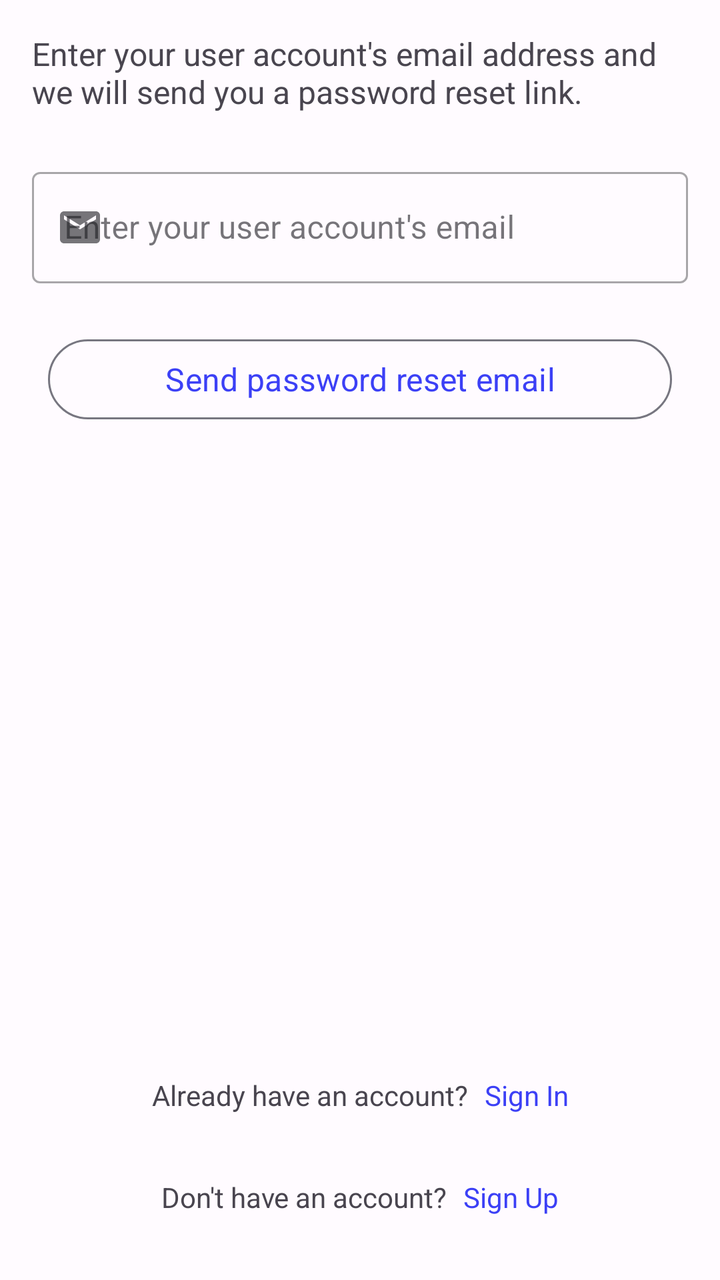
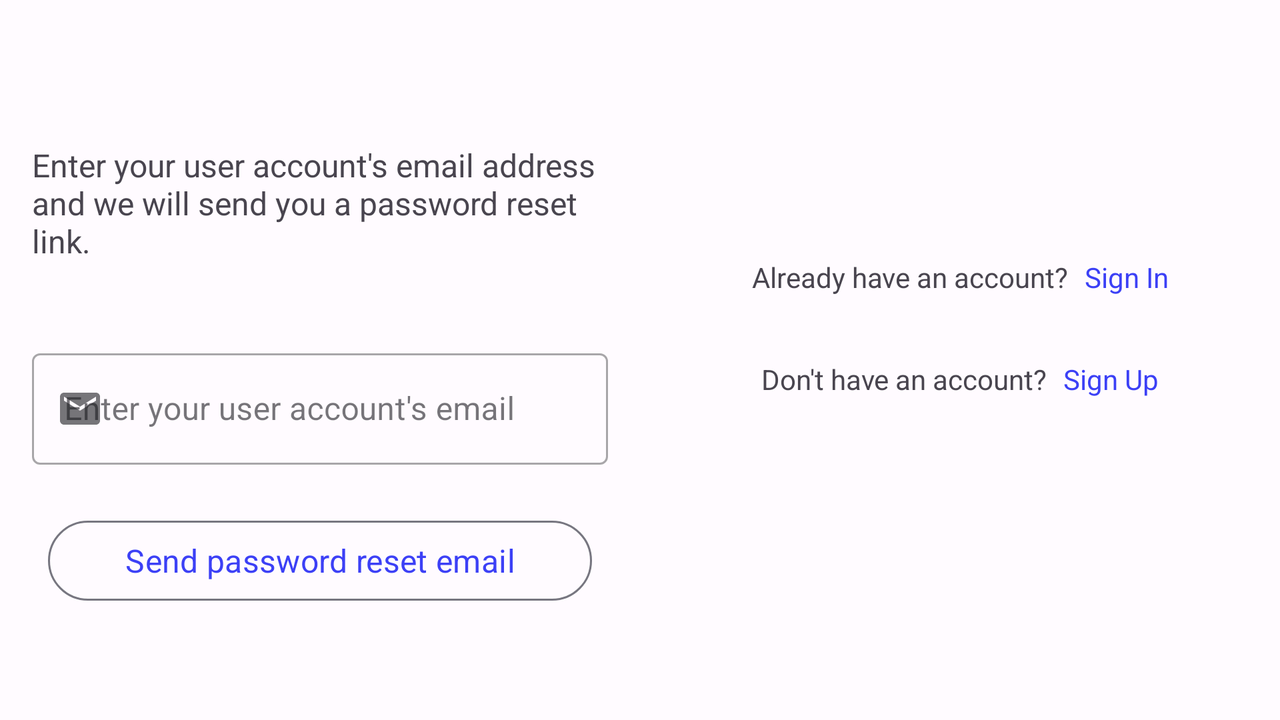

Two renders of one Android screen. The first uses the default layout on a phone; the second uses the alternative layout the repository ships for a different screen configuration, on a matching device. The two XML files are below.
<!-- AndroidManifest.xml: application theme Theme.ApolloAndroid -->
<!-- res/layout/fragment_forgot_password.xml -->
<?xml version="1.0" encoding="utf-8"?>
<layout
    xmlns:android="http://schemas.android.com/apk/res/android"
    xmlns:app="http://schemas.android.com/apk/res-auto"
    xmlns:tools="http://schemas.android.com/tools"
    tools:context=".ui_layer.forgotpassword.ForgotPasswordFragment">

    <data>
        <variable
            name="viewModel"
            type="com.zam.apolloandroid.ui_layer.forgotpassword.ForgotPasswordViewModel" />
    </data>

    <androidx.constraintlayout.widget.ConstraintLayout
        android:layout_width="match_parent"
        android:layout_height="match_parent">

        <TextView
            android:id="@+id/tv_reset_password"
            android:layout_width="match_parent"
            android:layout_height="wrap_content"
            android:layout_margin="@dimen/margin_double"
            android:text="@string/password_reset"
            android:textSize="16sp"
            app:layout_constraintBottom_toTopOf="@+id/til_reset_password"
            app:layout_constraintTop_toTopOf="parent" />

        <com.google.android.material.textfield.TextInputLayout
            android:id="@+id/til_reset_password"
            style="@style/Widget.MaterialComponents.TextInputLayout.OutlinedBox"
            android:layout_width="match_parent"
            android:layout_height="wrap_content"
            android:layout_marginHorizontal="@dimen/margin_double"
            android:layout_marginTop="@dimen/margin_triple"
            android:hint="@string/enter_your_email"
            app:layout_constraintTop_toBottomOf="@+id/tv_reset_password"
            app:startIconDrawable="@drawable/ic_email">

            <com.google.android.material.textfield.TextInputEditText
                android:id="@+id/et_reset_password"
                android:layout_width="match_parent"
                android:layout_height="match_parent"
                android:inputType="textEmailAddress"
                android:textCursorDrawable="@null" />

        </com.google.android.material.textfield.TextInputLayout>

        <com.google.android.material.button.MaterialButton
            android:id="@+id/b_password_reset"
            style="?attr/materialButtonOutlinedStyle"
            android:layout_width="match_parent"
            android:layout_height="wrap_content"
            android:layout_marginHorizontal="@dimen/margin_triple"
            android:layout_marginTop="@dimen/margin_triple"
            android:layout_weight="1"
            android:onClick="@{ () -> viewModel.sendPasswordReset(etResetPassword.getText().toString()) }"
            android:shadowRadius="20"
            android:text="@string/spre"
            android:textSize="16sp"
            android:typeface="sans"
            app:cornerRadius="20dp"
            app:layout_constraintTop_toBottomOf="@+id/til_reset_password"/>

        <TextView
            android:id="@+id/tv_si_fpf_x"
            android:layout_width="wrap_content"
            android:layout_height="wrap_content"
            android:layout_marginBottom="@dimen/margin_quadruple"
            android:text="@string/action_si"
            app:layout_constraintBottom_toTopOf="@+id/tv_su_fpf_x"
            app:layout_constraintEnd_toStartOf="@+id/tv_si_fpf"
            app:layout_constraintHorizontal_chainStyle="packed"
            app:layout_constraintStart_toStartOf="parent" />

        <TextView
            android:id="@+id/tv_si_fpf"
            android:layout_width="wrap_content"
            android:layout_height="wrap_content"
            android:layout_marginStart="@dimen/margin_single"
            android:layout_marginBottom="@dimen/margin_quadruple"
            android:onClick="@{ () -> viewModel.signIn() }"
            android:text="@string/sign_in"
            android:textColor="?attr/colorPrimary"
            app:layout_constraintBottom_toTopOf="@+id/tv_su_fpf"
            app:layout_constraintEnd_toEndOf="parent"
            app:layout_constraintStart_toEndOf="@+id/tv_si_fpf_x" />

        <TextView
            android:id="@+id/tv_su_fpf_x"
            android:layout_width="wrap_content"
            android:layout_height="wrap_content"
            android:layout_marginBottom="@dimen/margin_quadruple"
            android:text="@string/action_su"
            app:layout_constraintBottom_toBottomOf="parent"
            app:layout_constraintEnd_toStartOf="@+id/tv_su_fpf"
            app:layout_constraintHorizontal_chainStyle="packed"
            app:layout_constraintStart_toStartOf="parent" />

        <TextView
            android:id="@+id/tv_su_fpf"
            android:layout_width="wrap_content"
            android:layout_height="wrap_content"
            android:layout_marginStart="@dimen/margin_single"
            android:layout_marginBottom="@dimen/margin_quadruple"
            android:onClick="@{ () -> viewModel.signUp()}"
            android:text="@string/sign_up"
            android:textColor="?attr/colorPrimary"
            app:layout_constraintBottom_toBottomOf="parent"
            app:layout_constraintEnd_toEndOf="parent"
            app:layout_constraintStart_toEndOf="@+id/tv_su_fpf_x" />

    </androidx.constraintlayout.widget.ConstraintLayout>

</layout>
<!-- resources referenced by this layout -->
<resources>
  <dimen name="margin_double">16dp</dimen>
  <dimen name="margin_quadruple">32dp</dimen>
  <dimen name="margin_single">8dp</dimen>
  <dimen name="margin_triple">24dp</dimen>
  <!-- drawable ic_email (drawable) -->
  <vector android:height="24dp" android:tint="#000000"
      android:viewportHeight="24" android:viewportWidth="24"
      android:width="24dp" xmlns:android="http://schemas.android.com/apk/res/android">
      <path android:fillColor="@android:color/white" android:pathData="M20,4L4,4c-1.1,0 -1.99,0.9 -1.99,2L2,18c0,1.1 0.9,2 2,2h16c1.1,0 2,-0.9 2,-2L22,6c0,-1.1 -0.9,-2 -2,-2zM20,8l-8,5 -8,-5L4,6l8,5 8,-5v2z"/>
  </vector>
  <string name="action_si">Already have an account?</string>
  <string name="action_su">Don\'t have an account?</string>
  <string name="enter_your_email">Enter your user account\'s email</string>
  <string name="password_reset">Enter your user account\'s email address and we will send you a password reset link.</string>
  <string name="sign_in">Sign In</string>
  <string name="sign_up">Sign Up</string>
  <string name="spre">Send password reset email</string>
  <color name="md_theme_light_primary">#3C40F6</color>
  <color name="md_theme_light_onPrimary">#FFFFFF</color>
  <color name="md_theme_light_primaryContainer">#E1E0FF</color>
  <color name="md_theme_light_onPrimaryContainer">#03006D</color>
  <color name="md_theme_light_secondary">#3C40F6</color>
  <color name="md_theme_light_onSecondary">#FFFFFF</color>
  <color name="md_theme_light_secondaryContainer">#E1E0FF</color>
  <color name="md_theme_light_onSecondaryContainer">#03006D</color>
  <color name="md_theme_light_tertiary">#3C40F6</color>
  <color name="md_theme_light_onTertiary">#FFFFFF</color>
  <color name="md_theme_light_tertiaryContainer">#E1E0FF</color>
  <color name="md_theme_light_onTertiaryContainer">#03006D</color>
  <color name="md_theme_light_error">#BA1A1A</color>
  <color name="md_theme_light_errorContainer">#FFDAD6</color>
  <color name="md_theme_light_onError">#FFFFFF</color>
  <color name="md_theme_light_onErrorContainer">#410002</color>
  <color name="md_theme_light_background">#FFFBFF</color>
  <color name="md_theme_light_onBackground">#1B1B1F</color>
  <color name="md_theme_light_surface">#FFFBFF</color>
  <color name="md_theme_light_onSurface">#1B1B1F</color>
  <color name="md_theme_light_surfaceVariant">#E4E1EC</color>
  <color name="md_theme_light_onSurfaceVariant">#46464F</color>
  <color name="md_theme_light_outline">#777680</color>
  <color name="md_theme_light_inverseOnSurface">#F3EFF4</color>
  <color name="md_theme_light_inverseSurface">#313034</color>
  <color name="md_theme_light_inversePrimary">#BFC1FF</color>
</resources>
<!-- res/layout-land/fragment_forgot_password.xml (the repository's variant of the layout above) -->
<!-- drawn on the phone turned sideways -->
<?xml version="1.0" encoding="utf-8"?>
<layout
    xmlns:android="http://schemas.android.com/apk/res/android"
    xmlns:app="http://schemas.android.com/apk/res-auto"
    xmlns:tools="http://schemas.android.com/tools"
    tools:context=".ui_layer.forgotpassword.ForgotPasswordFragment">

    <data>
        <variable
            name="viewModel"
            type="com.zam.apolloandroid.ui_layer.forgotpassword.ForgotPasswordViewModel" />
    </data>

    <LinearLayout
        android:layout_width="match_parent"
        android:layout_height="match_parent"
        android:orientation="horizontal">

        <androidx.constraintlayout.widget.ConstraintLayout
            android:layout_width="0dp"
            android:layout_height="match_parent"
            android:layout_weight="1">

            <TextView
                android:id="@+id/tv_reset_password"
                android:layout_width="match_parent"
                android:layout_height="wrap_content"
                android:layout_margin="@dimen/margin_double"
                android:text="@string/password_reset"
                android:textSize="16sp"
                app:layout_constraintBottom_toTopOf="@+id/til_reset_password"
                app:layout_constraintTop_toTopOf="parent"
                app:layout_constraintVertical_chainStyle="packed"/>

            <com.google.android.material.textfield.TextInputLayout
                android:id="@+id/til_reset_password"
                style="@style/Widget.MaterialComponents.TextInputLayout.OutlinedBox"
                android:layout_width="match_parent"
                android:layout_height="wrap_content"
                android:layout_marginHorizontal="@dimen/margin_double"
                android:layout_marginTop="@dimen/margin_triple"
                android:hint="@string/enter_your_email"
                app:layout_constraintBottom_toTopOf="@+id/btn_password_reset"
                app:layout_constraintTop_toBottomOf="@+id/tv_reset_password"
                app:startIconDrawable="@drawable/ic_email">

                <com.google.android.material.textfield.TextInputEditText
                    android:id="@+id/et_reset_password"
                    android:layout_width="match_parent"
                    android:layout_height="match_parent"
                    android:inputType="textEmailAddress"
                    android:textCursorDrawable="@null" />

            </com.google.android.material.textfield.TextInputLayout>

            <com.google.android.material.button.MaterialButton
                android:id="@+id/btn_password_reset"
                style="?attr/materialButtonOutlinedStyle"
                android:layout_width="match_parent"
                android:layout_height="wrap_content"
                android:layout_marginHorizontal="@dimen/margin_triple"
                android:layout_marginTop="@dimen/margin_triple"
                android:layout_weight="1"
                android:onClick="@{ () -> viewModel.sendPasswordReset(etResetPassword.getText().toString()) }"
                android:shadowRadius="20"
                android:text="@string/spre"
                android:textSize="16sp"
                android:typeface="sans"
                app:cornerRadius="20dp"
                app:layout_constraintBottom_toBottomOf="parent"
                app:layout_constraintTop_toBottomOf="@+id/til_reset_password" />

        </androidx.constraintlayout.widget.ConstraintLayout>

        <androidx.constraintlayout.widget.ConstraintLayout
            android:layout_width="0dp"
            android:layout_height="match_parent"
            android:layout_weight="1">

            <TextView
                android:id="@+id/tv_si_fpf_x"
                android:layout_width="wrap_content"
                android:layout_height="wrap_content"
                android:layout_marginBottom="@dimen/margin_quadruple"
                android:text="@string/action_si"
                app:layout_constraintBottom_toTopOf="@+id/tv_su_fpf_x"
                app:layout_constraintEnd_toStartOf="@+id/tv_si_fpf"
                app:layout_constraintHorizontal_chainStyle="packed"
                app:layout_constraintStart_toStartOf="parent"
                app:layout_constraintTop_toTopOf="parent"
                app:layout_constraintVertical_chainStyle="packed" />

            <TextView
                android:id="@+id/tv_si_fpf"
                android:layout_width="wrap_content"
                android:layout_height="wrap_content"
                android:layout_marginStart="@dimen/margin_single"
                android:layout_marginBottom="@dimen/margin_quadruple"
                android:onClick="@{ () -> viewModel.signIn() }"
                android:text="@string/sign_in"
                android:textColor="?attr/colorPrimary"
                app:layout_constraintBottom_toTopOf="@+id/tv_su_fpf"
                app:layout_constraintEnd_toEndOf="parent"
                app:layout_constraintStart_toEndOf="@+id/tv_si_fpf_x"
                app:layout_constraintTop_toTopOf="parent"
                app:layout_constraintVertical_chainStyle="packed" />

            <TextView
                android:id="@+id/tv_su_fpf_x"
                android:layout_width="wrap_content"
                android:layout_height="wrap_content"
                android:layout_marginBottom="@dimen/margin_quadruple"
                android:text="@string/action_su"
                app:layout_constraintBottom_toBottomOf="parent"
                app:layout_constraintEnd_toStartOf="@+id/tv_su_fpf"
                app:layout_constraintHorizontal_chainStyle="packed"
                app:layout_constraintStart_toStartOf="parent"
                app:layout_constraintTop_toBottomOf="@+id/tv_si_fpf_x" />

            <TextView
                android:id="@+id/tv_su_fpf"
                android:layout_width="wrap_content"
                android:layout_height="wrap_content"
                android:layout_marginStart="@dimen/margin_single"
                android:layout_marginBottom="@dimen/margin_quadruple"
                android:onClick="@{ () -> viewModel.signUp()}"
                android:text="@string/sign_up"
                android:textColor="?attr/colorPrimary"
                app:layout_constraintBottom_toBottomOf="parent"
                app:layout_constraintEnd_toEndOf="parent"
                app:layout_constraintStart_toEndOf="@+id/tv_su_fpf_x"
                app:layout_constraintTop_toBottomOf="@+id/tv_si_fpf" />

        </androidx.constraintlayout.widget.ConstraintLayout>

    </LinearLayout>

</layout>
